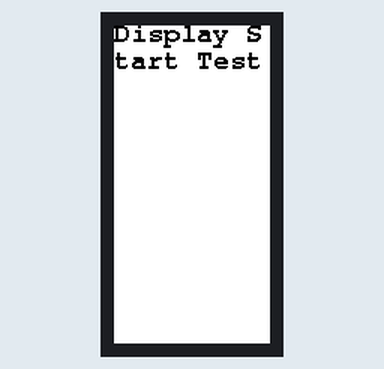
Bench run of a sketch on a simulated ESP8266 (NodeMCU). On the bench: 104×212 colour display. WiFi joins after 1.5 s; servers stay silent unless stated; uploads are accepted with an empty reply; what the sketch prints to the serial monitor is not drawn.

Above: at 16.6 s.
At 36.9 s:
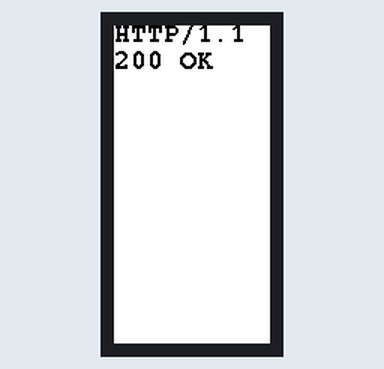
At 55.9 s:
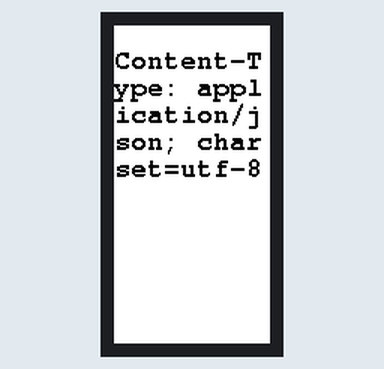
At 74.9 s:
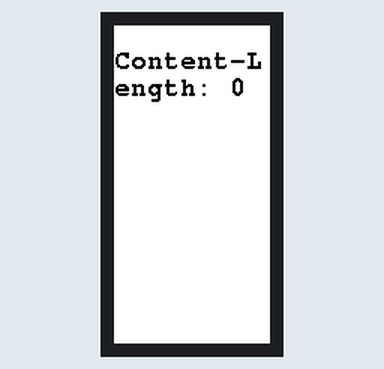
At 93.9 s:
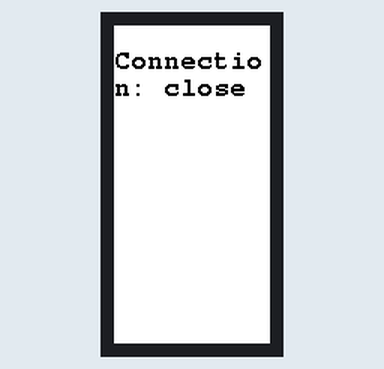

The sketch:

Test7-Server-Send-json-to-print-display.ino
```cpp
#include <ArduinoJson.h>

// Wifi Setting
#include <ESP8266WiFi.h>

#define ssid "Q9_9335"
#define password "a12345678"

const char* host = "15b77b08.ngrok.io"; // 앞에 http 쓰지 말것

// --------------------
// Display Setting

#include <GxEPD.h>
#include <GxGDEW0213Z16/GxGDEW0213Z16.h>
// FreeFonts from Adafruit_GFX
#include <Fonts/FreeMonoBold9pt7b.h>
#include <Fonts/FreeMonoBold12pt7b.h>
#include <Fonts/FreeMonoBold18pt7b.h>
#include <Fonts/FreeMonoBold24pt7b.h>
#include <GxIO/GxIO_SPI/GxIO_SPI.h>
#include <GxIO/GxIO.h>

#if defined(ESP8266)
GxIO_Class io(SPI, /*CS=D8*/ SS, /*DC=D3*/ 0, /*RST=D4*/ 2); // arbitrary selection of D3(=0), D4(=2), selected for default of GxEPD_Class
GxEPD_Class display(io, /*RST=D4*/ 2, /*BUSY=D2*/ 4); // default selection of D4(=2), D2(=4)
#endif

//------------------------------------------------
// Display 출력 function 정의
void showFont(String name, const GFXfont* f){

  display.fillScreen(GxEPD_WHITE); //필수(아래와 쌍으로)
  display.setTextColor(GxEPD_BLACK); //필수
  display.setFont(f);
  display.setCursor(0, 10);
  //Serial.println(name);
  display.println(name);
  display.update(); //이게 필수인듯 but 깜박임의 원인
}
//------------------------------------------------
void setup()
{
  Serial.begin(115200);
  Serial.println();

  Serial.printf("Wifi Connecting to %s ", ssid);
  WiFi.begin(ssid, password);
  while (WiFi.status() != WL_CONNECTED)
  {
    delay(500);
    Serial.print(".");
  }
  Serial.println(" connected");
  display.init(115200); // 설마? with update() 랑 같이 세트네
}

//------------------------------------------------
int value = 0;

void loop()
{
  Serial.println();
  Serial.println("Display Start Test");
  showFont("Display Start Test",&FreeMonoBold9pt7b);
  delay(5000);
  ++value;

  Serial.print("connecting to (host) ");
  Serial.println(host);

  // Use WiFiClient class to create TCP connections
  WiFiClient client;
  const int httpPort = 80;
  if (!client.connect(host, httpPort)) //이거 말고 HTTPClinet http 깔꼼함? -> Sticky Note
  {
    Serial.println("connection failed");
    return;
  }

  // We now create a URI for the request
  String url = "/";
//  url += streamId;
//  url += "?private_key=";
//  url += privateKey;
//  url += "&value=";
//  url += value;

  Serial.print("Requesting URL: ");
  Serial.println(url);

  // This will send the request to the server
  client.print(String("GET ") + url + " HTTP/1.1\r\n" +
               "Host: " + host + "\r\n" +
               "Connection: close\r\n\r\n");
  int timeout = millis() + 5000;
  while (client.available() == 0)
  {
    if (timeout - millis() < 0)
    {
      Serial.println(">>> Client Timeout !");
      client.stop();
      return;
    }
  }

  // Read all the lines of the reply from server and print them to Serial
  while(client.available())
  {
    String line = client.readStringUntil('\r');
    Serial.println();
    Serial.println("line is => ");
    Serial.print(line); //HTTP data res data 1줄씩.. -> (과제)jsondata만 읽어오기
    Serial.println();
    showFont(line, &FreeMonoBold9pt7b);
    delay(4000);

  }

  Serial.println();
  Serial.println("closing connection");
}
```

Measured:
- what the display in image 0 shows lasts 20.2 s, from 16.6 s to 36.8 s
- what the display in image 1 shows lasts 19.0 s, from 36.8 s to 55.8 s
